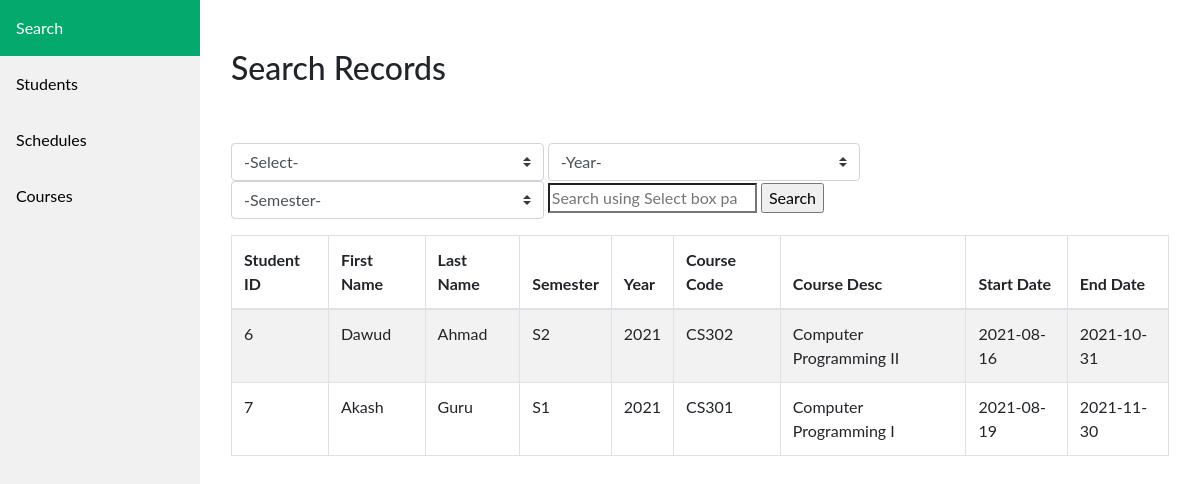
The page / on the database its author committed.
### tables this page shows
CREATE TABLE `t_schedules` (
  `ID_schedule` int(11) NOT NULL,
  `ID_student` int(11) NOT NULL,
  `ID_course` int(11) NOT NULL,
  `sched_yr` int(11) NOT NULL,
  `sched_sem` char(2) NOT NULL,
  `grade_letter` char(2) NOT NULL
);

CREATE TABLE `t_students` (
  `ID_student` int(11) NOT NULL,
  `fname` char(10) NOT NULL,
  `lname` char(15) NOT NULL,
  `phone` varchar(45) NOT NULL,
  `email` char(30) NOT NULL,
  `status` tinyint(1) NOT NULL,
  `start_dte` date NOT NULL,
  `end_dte` date NOT NULL
);

CREATE TABLE `t_courses` (
  `ID_course` int(11) NOT NULL,
  `course_code` char(5) NOT NULL,
  `course_desc` char(60) NOT NULL
);

### index.php (the view, shortened to what this page needs)
<?php require_once 'header.php'; ?>
<div class="container-fluid">
    <div class="row">
        <div class="col-md-12">
            <div class="mt-5 mb-3 clearfix">
                <h2 class="pull-left">Search Records</h2>
            </div>
            <div class="mt-5 mb-3 clearfix">
                <form method="post" action="<?php echo htmlspecialchars($_SERVER["PHP_SELF"]); ?>">
                    <select class="custom-select col-md-4" name="slt">
                        <option value="-Select-" selected>-Select-</option>
                    </select>
                    <select class="custom-select col-md-4" name="year">
                        <option value="-Year-" selected>-Year-</option>
                    </select>
                    <select class="custom-select col-md-4" name="sems">
                        <option value="-Select-" selected>-Semester-</option>
                    </select>
                    <input type="Search" name="query" placeholder="Search using Select box parameters">
                    <input type="submit" value="Search">
                </form>
            </div>
            <?php
            if(isset($_POST["query"]) && !empty($_POST["query"]) && (trim($_POST["slt"]) == "stid")){
                $query = trim($_POST["query"]);
                $slct = trim($_POST["slt"]);
                $yr = trim($_POST["year"]);
                $sems = trim($_POST["sems"]);
                if ($slct == "stid" && $yr != "-Year-" && $sems != "-Select-") {
                    $sql = "SELECT * FROM t_schedules INNER JOIN t_students ON t_schedules.ID_student = t_students.ID_student INNER JOIN t_courses ON t_schedules.ID_course = t_courses.ID_course WHERE t_schedules.ID_student = '{$query}' AND t_schedules.sched_sem = '{$sems}' AND t_schedules.sched_yr = '{$yr}'";
                }elseif ($slct == "stid" && $yr == "-Year-" && $sems == "-Select-") {
                    $sql = "SELECT * FROM t_schedules INNER JOIN t_students ON t_schedules.ID_student = t_students.ID_student INNER JOIN t_courses ON t_schedules.ID_course = t_courses.ID_course WHERE t_schedules.ID_student = '{$query}'";
                }elseif ($slct == "stid" && $yr != "-Year-" && $sems == "-Select-") {
                    $sql = "SELECT * FROM t_schedules INNER JOIN t_students ON t_schedules.ID_student = t_students.ID_student INNER JOIN t_courses ON t_schedules.ID_course = t_courses.ID_course WHERE t_schedules.ID_student = '{$query}' AND t_schedules.sched_yr = '{$yr}'";
                }elseif ($slct == "stid" && $yr == "-Year-" && $sems != "-Select-") {
                    $sql = "SELECT * FROM t_schedules INNER JOIN t_students ON t_schedules.ID_student = t_students.ID_student INNER JOIN t_courses ON t_schedules.ID_course = t_courses.ID_course WHERE t_schedules.ID_student = '{$query}' AND t_schedules.sched_sem = '{$sems}'";
                }
                if($result = $db->query($sql)){
                    if($result->num_rows > 0){
                        echo '<table class="table table-bordered table-striped">';
                            echo "<thead>";
                                echo "<tr>";
                                    echo "<th>Student ID</th>";
                                    echo "<th>First Name</th>";
                                    echo "<th>Last Name</th>";
                                    echo "<th>Semester</th>";
                                    echo "<th>Year</th>";
                                    echo "<th>Course Code</th>";
                                    echo "<th>Course Desc</th>";
                                echo "</tr>";
                            echo "</thead>";
                            echo "<tbody>";
                            while($row = $result->fetch_array()){
                                echo "<tr>";
                                    echo "<td>" . $row['ID_student'] . "</td>";
                                    echo "<td>" . $row['fname'] . "</td>";
                                    echo "<td>" . $row['lname'] . "</td>";
                                    echo "<td>" . $row['sched_sem'] . "</td>";
                                    echo "<td>" . $row['sched_yr'] . "</td>";
                                    echo "<td>" . $row['course_code'] . "</td>";
                                    echo "<td>" . $row['course_desc'] . "</td>";
                                echo "</tr>";
                            }
                            echo "</tbody>";
                        echo "</table>";
                        $result->free();
                    } else{
                        echo '<div class="alert alert-danger"><em>No records were found.</em></div>';
                    }
                } else{
                    echo "Oops! Something went wrong. Please try again later.";
                }
            }
            else {
                $sql = "SELECT * FROM t_schedules INNER JOIN t_students ON t_schedules.ID_student = t_students.ID_student INNER JOIN t_courses ON t_schedules.ID_course = t_courses.ID_course";
                if($result = $db->query($sql)){
                    if($result->num_rows > 0){
                        echo '<table class="table table-bordered table-striped">';
                            echo "<thead>";
                                echo "<tr>";
                                    echo "<th>Student ID</th>";
                                    echo "<th>First Name</th>";
                                    echo "<th>Last Name</th>";
                                    echo "<th>Semester</th>";
                                    echo "<th>Year</th>";
                                    echo "<th>Course Code</th>";
                                    echo "<th>Course Desc</th>";
                                    echo "<th>Start Date</th>";
                                    echo "<th>End Date</th>";
                                echo "</tr>";
                            echo "</thead>";
                            echo "<tbody>";
                            while($row = $result->fetch_array()){
                                echo "<tr>";
                                    echo "<td>" . $row['ID_student'] . "</td>";
                                    echo "<td>" . $row['fname'] . "</td>";
                                    echo "<td>" . $row['lname'] . "</td>";
                                    echo "<td>" . $row['sched_sem'] . "</td>";
                                    echo "<td>" . $row['sched_yr'] . "</td>";
                                    echo "<td>" . $row['course_code'] . "</td>";
                                    echo "<td>" . $row['course_desc'] . "</td>";
                                    echo "<td>" . $row['start_dte'] . "</td>";
                                    echo "<td>" . $row['end_dte'] . "</td>";
                                echo "</tr>";
                            }
                            echo "</tbody>";
                        echo "</table>";
                    } else{
                        echo '<div class="alert alert-danger"><em>No records were found.</em></div>';
                    }
                } else{
                    echo "Oops! Something went wrong. Please try again later.";
                }
            }
            ?>
        </div>
    </div>
</div>
<?php require_once 'footer.php'; ?>

### header.php (style rules this page uses)
body { margin: 0; font-family: "Lato", sans-serif; }

### rows shown on the page
t_schedules: ID_student.ID_student "6", ID_student.fname "Dawud", ID_student.lname "Ahmad", sched_sem "S2", sched_yr "2021", ID_course.course_code "CS302", ID_course.course_desc "Computer Programming II", ID_student.start_dte "2021-08-16", ID_student.end_dte "2021-10-31"
t_schedules: ID_student.ID_student "7", ID_student.fname "Akash", ID_student.lname "Guru", sched_sem "S1", sched_yr "2021", ID_course.course_code "CS301", ID_course.course_desc "Computer Programming I", ID_student.start_dte "2021-08-19", ID_student.end_dte "2021-11-30"
